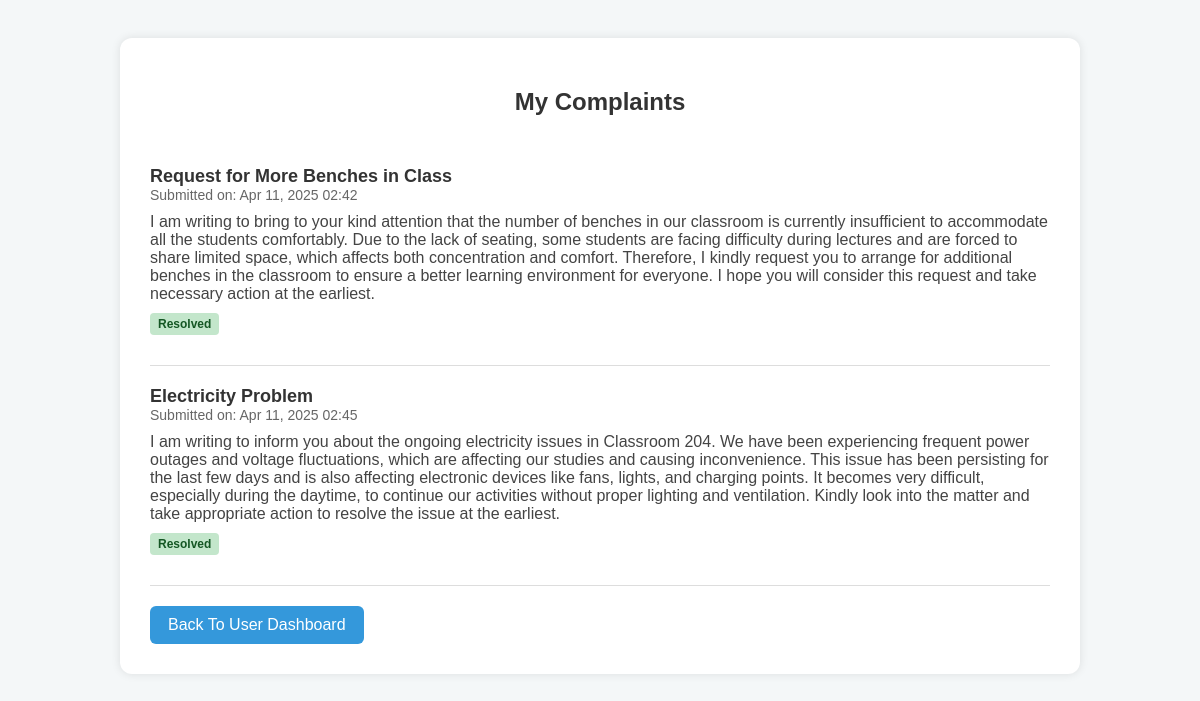
/complaints/my/ (signed in), run on the app's committed database.
### complaints/models.py (models this page shows, shortened)
class Complaint(models.Model):
    STATUS_CHOICES = [
        ('pending', 'Pending'),
        ('in_progress', 'In Progress'),
        ('resolved', 'Resolved'),
    ]
    title = models.CharField(max_length=200)
    description = models.TextField()
    status = models.CharField(max_length=20, choices=STATUS_CHOICES, default='pending')
    submitted_by = models.ForeignKey(User, on_delete=models.CASCADE, related_name='complaints')
    assigned_to = models.ForeignKey(User, null=True, blank=True, on_delete=models.SET_NULL, limit_choices_to={'role': 'staff'}, related_name='assigned_complaints')
    created_at = models.DateTimeField(auto_now_add=True)

### complaints/views.py (the view)
# urls.py: path('my/', views.my_complaints, name='my_complaints'),
def my_complaints(request):
    if request.session.get('user_role') != 'user':
        return redirect('login')
    user = User.objects.get(id=request.session['user_id'])
    complaints = Complaint.objects.filter(submitted_by=user)
    return render(request, 'my_complaints.html', {'complaints': complaints})

### complaints/templates/my_complaints.html (shortened to what this page needs)
{% load static %}
<!DOCTYPE html>
<html>
<head>
    <link rel="stylesheet" type="text/css" href="{% static 'css/my_complaints.css' %}">
</head>
<body>
    <div class="container">
        <h2>My Complaints</h2>
        {% if complaints %}
            {% for complaint in complaints %}
                <div class="complaint">
                    <div class="title">{{ complaint.title }}</div>
                    <div class="meta">
                        Submitted on: {{ complaint.created_at|date:"M d, Y H:i" }}
                    </div>
                    <div class="desc">{{ complaint.description }}</div>
                    <div class="status {{ complaint.status }}">
                        {{ complaint.get_status_display }}
                    </div>
                </div>
            {% endfor %}
        {% else %}
            <div class="no-data">You have not submitted any complaints yet.</div>
        {% endif %}
        <a href="{% url 'user_dashboard' %}" class="back-link"> Back To User Dashboard </a>
    </div>
</body>
</html>

### complaints/static/css/my_complaints.css (style rules this page uses)
.back-link { display: inline-block; margin-top: 20px; padding: 10px 18px; background-color: #3498db; color: white; text-decoration: none; border-radius: 6px; transition: background-color 0.3s; }
body { font-family: Arial, sans-serif; background-color: #f4f7f8; padding: 30px; }
.container { max-width: 900px; margin: auto; background-color: #fff; padding: 30px; border-radius: 12px; box-shadow: 0 0 10px rgba(0,0,0,0.1); }
h2 { text-align: center; margin-bottom: 30px; color: #333; }
.complaint { border-bottom: 1px solid #ddd; padding: 20px 0; }
.title { font-weight: bold; font-size: 18px; color: #333; }
.meta { font-size: 14px; color: #666; }
.desc { margin: 10px 0; color: #444; }
.status { display: inline-block; padding: 4px 8px; border-radius: 4px; font-size: 12px; font-weight: bold; margin-bottom: 10px; }
.Resolved { background-color: #c3e6cb; color: #155724; }
.resolved { background-color: #c3e6cb; color: #155724; }

### data on the page
Complaint: title "Request for More Benches in Class", created_at "Apr 11, 2025 02:42", description "I am writing to bring to your kind attention that the number of benches in our classroom is currently insufficient to accommodate all the students comfortably. Due to the lack of seating, some students are facing difficulty during lectures and are forced to share limited space, which affects both concentration and comfort. Therefore, I kindly request you to arrange for additional benches in the classroom to ensure a better learning environment for everyone. I hope you will consider this request and take necessary action at the earliest.", status "Resolved"
Complaint: title "Electricity Problem", created_at "Apr 11, 2025 02:45", description "I am writing to inform you about the ongoing electricity issues in Classroom 204. We have been experiencing frequent power outages and voltage fluctuations, which are affecting our studies and causing inconvenience. This issue has been persisting for the last few days and is also affecting electronic devices like fans, lights, and charging points. It becomes very difficult, especially during the daytime, to continue our activities without proper lighting and ventilation. Kindly look into the matter and take appropriate action to resolve the issue at the earliest.", status "Resolved"
